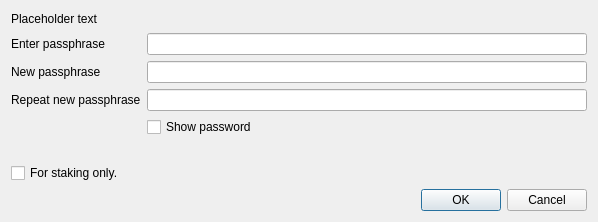
<?xml version="1.0" encoding="UTF-8"?>
<ui version="4.0">
 <class>AskPassphraseDialog</class>
 <widget class="QDialog" name="AskPassphraseDialog">
  <property name="geometry">
   <rect>
    <x>0</x>
    <y>0</y>
    <width>598</width>
    <height>222</height>
   </rect>
  </property>
  <property name="sizePolicy">
   <sizepolicy hsizetype="Preferred" vsizetype="Minimum">
    <horstretch>0</horstretch>
    <verstretch>0</verstretch>
   </sizepolicy>
  </property>
  <property name="minimumSize">
   <size>
    <width>550</width>
    <height>0</height>
   </size>
  </property>
  <property name="windowTitle">
   <string>Passphrase Dialog</string>
  </property>
  <layout class="QVBoxLayout" name="verticalLayout">
   <property name="sizeConstraint">
    <enum>QLayout::SetMinimumSize</enum>
   </property>
   <item>
    <widget class="QLabel" name="warningLabel">
     <property name="text">
      <string notr="true">Placeholder text</string>
     </property>
     <property name="textFormat">
      <enum>Qt::RichText</enum>
     </property>
     <property name="wordWrap">
      <bool>true</bool>
     </property>
    </widget>
   </item>
   <item>
    <layout class="QFormLayout" name="formLayout">
     <property name="sizeConstraint">
      <enum>QLayout::SetMinimumSize</enum>
     </property>
     <property name="fieldGrowthPolicy">
      <enum>QFormLayout::AllNonFixedFieldsGrow</enum>
     </property>
     <item row="0" column="0">
      <widget class="QLabel" name="passLabel1">
       <property name="text">
        <string>Enter passphrase</string>
       </property>
      </widget>
     </item>
     <item row="0" column="1">
      <widget class="QLineEdit" name="passEdit1">
       <property name="echoMode">
        <enum>QLineEdit::Password</enum>
       </property>
      </widget>
     </item>
     <item row="1" column="0">
      <widget class="QLabel" name="passLabel2">
       <property name="text">
        <string>New passphrase</string>
       </property>
      </widget>
     </item>
     <item row="1" column="1">
      <widget class="QLineEdit" name="passEdit2">
       <property name="echoMode">
        <enum>QLineEdit::Password</enum>
       </property>
      </widget>
     </item>
     <item row="2" column="0">
      <widget class="QLabel" name="passLabel3">
       <property name="text">
        <string>Repeat new passphrase</string>
       </property>
      </widget>
     </item>
     <item row="2" column="1">
      <widget class="QLineEdit" name="passEdit3">
       <property name="echoMode">
        <enum>QLineEdit::Password</enum>
       </property>
      </widget>
     </item>
     <item row="3" column="1">
      <widget class="QCheckBox" name="toggleShowPasswordButton">
       <property name="text">
        <string>Show password</string>
       </property>
      </widget>
     </item>
     <item row="4" column="1">
      <widget class="QLabel" name="capsLabel">
       <property name="font">
        <font>
         <weight>75</weight>
         <bold>true</bold>
        </font>
       </property>
       <property name="text">
        <string/>
       </property>
       <property name="alignment">
        <set>Qt::AlignCenter</set>
       </property>
      </widget>
     </item>
     <item row="5" column="0">
      <widget class="QCheckBox" name="stakingCheckBox">
       <property name="toolTip">
        <string>Serves to disable the trivial sendmoney when OS account compromised. Provides no real security.</string>
       </property>
       <property name="text">
        <string>For staking only.</string>
       </property>
      </widget>
     </item>
    </layout>
   </item>
   <item>
    <widget class="QDialogButtonBox" name="buttonBox">
     <property name="orientation">
      <enum>Qt::Horizontal</enum>
     </property>
     <property name="standardButtons">
      <set>QDialogButtonBox::Cancel|QDialogButtonBox::Ok</set>
     </property>
    </widget>
   </item>
  </layout>
 </widget>
 <resources/>
 <connections>
  <connection>
   <sender>buttonBox</sender>
   <signal>accepted()</signal>
   <receiver>AskPassphraseDialog</receiver>
   <slot>accept()</slot>
   <hints>
    <hint type="sourcelabel">
     <x>20</x>
     <y>20</y>
    </hint>
    <hint type="destinationlabel">
     <x>20</x>
     <y>20</y>
    </hint>
   </hints>
  </connection>
  <connection>
   <sender>buttonBox</sender>
   <signal>rejected()</signal>
   <receiver>AskPassphraseDialog</receiver>
   <slot>reject()</slot>
   <hints>
    <hint type="sourcelabel">
     <x>20</x>
     <y>20</y>
    </hint>
    <hint type="destinationlabel">
     <x>20</x>
     <y>20</y>
    </hint>
   </hints>
  </connection>
 </connections>
</ui>
